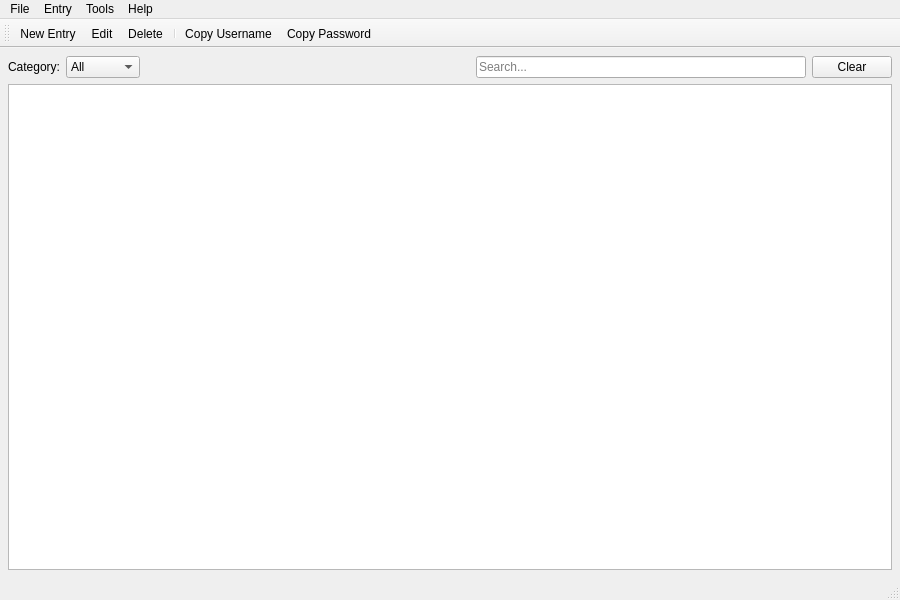
<?xml version="1.0" encoding="UTF-8"?>
<ui version="4.0">
 <class>MainWindow</class>
 <widget class="QMainWindow" name="MainWindow">
  <property name="geometry">
   <rect>
    <x>0</x>
    <y>0</y>
    <width>900</width>
    <height>600</height>
   </rect>
  </property>
  <property name="windowTitle">
   <string>Password Manager</string>
  </property>
  <widget class="QWidget" name="centralWidget">
   <layout class="QVBoxLayout" name="verticalLayout">
    <property name="spacing">
     <number>6</number>
    </property>
    <property name="leftMargin">
     <number>8</number>
    </property>
    <property name="topMargin">
     <number>8</number>
    </property>
    <property name="rightMargin">
     <number>8</number>
    </property>
    <property name="bottomMargin">
     <number>8</number>
    </property>
    <item>
     <layout class="QHBoxLayout" name="filterLayout">
      <item>
       <widget class="QLabel" name="labelCategory">
        <property name="text">
         <string>Category:</string>
        </property>
       </widget>
      </item>
      <item>
       <widget class="QComboBox" name="comboCategory">
        <item>
         <property name="text">
          <string>All</string>
         </property>
        </item>
        <item>
         <property name="text">
          <string>Email</string>
         </property>
        </item>
        <item>
         <property name="text">
          <string>Social</string>
         </property>
        </item>
        <item>
         <property name="text">
          <string>Banking</string>
         </property>
        </item>
        <item>
         <property name="text">
          <string>Work</string>
         </property>
        </item>
        <item>
         <property name="text">
          <string>Other</string>
         </property>
        </item>
       </widget>
      </item>
      <item>
       <spacer name="horizontalSpacer">
        <property name="orientation">
         <enum>Qt::Orientation::Horizontal</enum>
        </property>
        <property name="sizeHint" stdset="0">
         <size>
          <width>40</width>
          <height>20</height>
         </size>
        </property>
       </spacer>
      </item>
      <item>
       <widget class="QLineEdit" name="searchEdit">
        <property name="placeholderText">
         <string>Search...</string>
        </property>
        <property name="clearButtonEnabled">
         <bool>true</bool>
        </property>
       </widget>
      </item>
      <item>
       <widget class="QPushButton" name="clearButton">
        <property name="text">
         <string>Clear</string>
        </property>
       </widget>
      </item>
     </layout>
    </item>
    <item>
     <widget class="QTableView" name="tableViewPasswords">
      <property name="sizePolicy">
       <sizepolicy hsizetype="Expanding" vsizetype="Expanding">
        <horstretch>0</horstretch>
        <verstretch>0</verstretch>
       </sizepolicy>
      </property>
      <property name="alternatingRowColors">
       <bool>true</bool>
      </property>
      <property name="selectionMode">
       <enum>QAbstractItemView::SelectionMode::SingleSelection</enum>
      </property>
      <property name="selectionBehavior">
       <enum>QAbstractItemView::SelectionBehavior::SelectRows</enum>
      </property>
      <property name="showGrid">
       <bool>true</bool>
      </property>
      <property name="sortingEnabled">
       <bool>true</bool>
      </property>
     </widget>
    </item>
   </layout>
  </widget>
  <widget class="QMenuBar" name="menuBar">
   <property name="geometry">
    <rect>
     <x>0</x>
     <y>0</y>
     <width>900</width>
     <height>26</height>
    </rect>
   </property>
   <widget class="QMenu" name="menuFile">
    <property name="title">
     <string>File</string>
    </property>
    <addaction name="actionSave"/>
    <addaction name="separator"/>
    <addaction name="actionExit"/>
   </widget>
   <widget class="QMenu" name="menuEntry">
    <property name="title">
     <string>Entry</string>
    </property>
    <addaction name="actionNew"/>
    <addaction name="actionEdit"/>
    <addaction name="actionDelete"/>
    <addaction name="separator"/>
    <addaction name="actionCopyUsername"/>
    <addaction name="actionCopyPassword"/>
   </widget>
   <widget class="QMenu" name="menuTools">
    <property name="title">
     <string>Tools</string>
    </property>
   </widget>
   <widget class="QMenu" name="menuHelp">
    <property name="title">
     <string>Help</string>
    </property>
   </widget>
   <addaction name="menuFile"/>
   <addaction name="menuEntry"/>
   <addaction name="menuTools"/>
   <addaction name="menuHelp"/>
  </widget>
  <widget class="QToolBar" name="mainToolBar">
   <property name="windowTitle">
    <string>Main Toolbar</string>
   </property>
   <attribute name="toolBarArea">
    <enum>TopToolBarArea</enum>
   </attribute>
   <attribute name="toolBarBreak">
    <bool>false</bool>
   </attribute>
   <addaction name="actionNew"/>
   <addaction name="actionEdit"/>
   <addaction name="actionDelete"/>
   <addaction name="separator"/>
   <addaction name="actionCopyUsername"/>
   <addaction name="actionCopyPassword"/>
  </widget>
  <widget class="QStatusBar" name="statusBar"/>
  <action name="actionNew">
   <property name="icon">
    <iconset theme="QIcon::ThemeIcon::DocumentNew"/>
   </property>
   <property name="text">
    <string>New Entry</string>
   </property>
   <property name="shortcut">
    <string>Ctrl+N</string>
   </property>
   <property name="menuRole">
    <enum>QAction::MenuRole::TextHeuristicRole</enum>
   </property>
  </action>
  <action name="actionEdit">
   <property name="icon">
    <iconset theme="QIcon::ThemeIcon::MailMessageNew"/>
   </property>
   <property name="text">
    <string>Edit</string>
   </property>
   <property name="shortcut">
    <string>F2</string>
   </property>
  </action>
  <action name="actionDelete">
   <property name="icon">
    <iconset theme="QIcon::ThemeIcon::EditDelete"/>
   </property>
   <property name="text">
    <string>Delete</string>
   </property>
   <property name="shortcut">
    <string>Del</string>
   </property>
  </action>
  <action name="actionSave">
   <property name="text">
    <string>Save</string>
   </property>
   <property name="shortcut">
    <string>Ctrl+S</string>
   </property>
  </action>
  <action name="actionExit">
   <property name="text">
    <string>Exit</string>
   </property>
   <property name="shortcut">
    <string>Ctrl+Q</string>
   </property>
  </action>
  <action name="actionCopyUsername">
   <property name="icon">
    <iconset theme="QIcon::ThemeIcon::EditCopy"/>
   </property>
   <property name="text">
    <string>Copy Username</string>
   </property>
   <property name="shortcut">
    <string>Ctrl+B</string>
   </property>
  </action>
  <action name="actionCopyPassword">
   <property name="icon">
    <iconset theme="QIcon::ThemeIcon::EditCopy"/>
   </property>
   <property name="text">
    <string>Copy Password</string>
   </property>
   <property name="shortcut">
    <string>Ctrl+C</string>
   </property>
  </action>
 </widget>
 <layoutdefault spacing="6" margin="11"/>
 <resources/>
 <connections/>
</ui>
